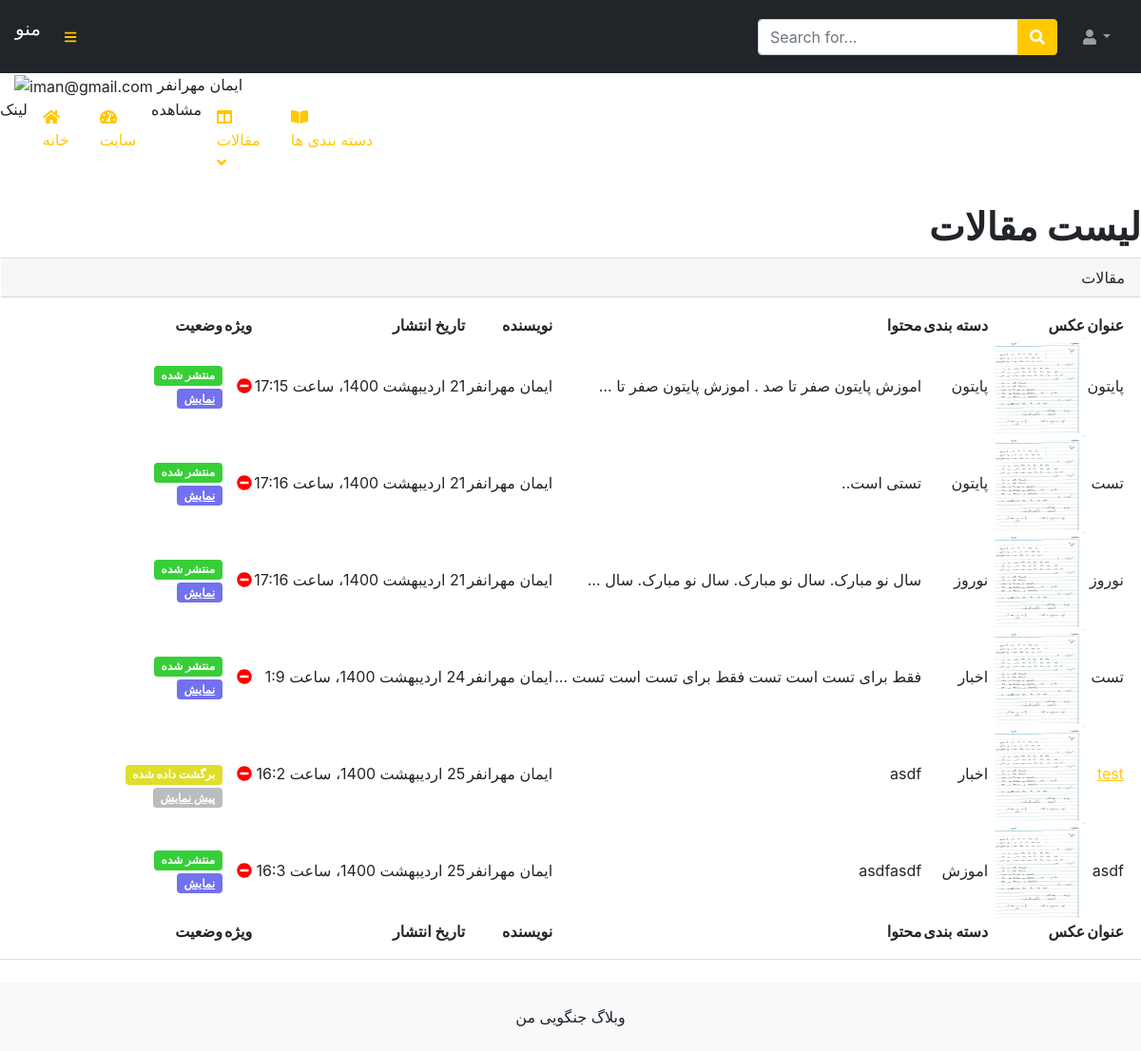
The page /account/articles/ (signed in) on the database its author committed.
### account/models.py (models this page shows)
class User(AbstractUser):
    email = models.EmailField(unique=True, verbose_name="ایمیل")
    is_author = models.BooleanField(default=False, verbose_name="وضعیت نویسندگی")
    special_user = models.DateTimeField(default=timezone.now, verbose_name="مهلت کاربر ویژه تا")
    def is_special_user(self):
        if self.special_user > timezone.now():
            return True
        else:
            return False
    is_special_user.boolean = True
    is_special_user.short_description = "وضعیت کاربر ویژه"

### pages/models.py (models this page shows, shortened)
class Article(models.Model): # مقاله
    STATUS_CHOICES = (
        ('d', "پیش نویس"),       # draft
        ('p', "منتشر شده"),      # publish
        ('i', "درحال بررسی"),    # investigation
        ('b', "برگشت داده شده"), # back
    )
    category = models.ManyToManyField(Category, verbose_name=("دسته بندی"), related_name="Articles")
    title = models.CharField(max_length=255, verbose_name=("عنوان"))
    slug = models.SlugField(max_length=100, unique=True, verbose_name=("آدرس"))
    description = models.TextField(verbose_name=("خلاصه"))
    thumbnail = models.ImageField(upload_to='images/%Y/%m/%d/', verbose_name=("عکس"))
    publish = models.DateTimeField(default=timezone.now, verbose_name=("زمان انتشار"))
    created = models.DateTimeField(auto_now_add=True) # تاریخ ایجاد
    updated = models.DateTimeField(auto_now=True) # تاریخ اپدیت کردن
    status = models.CharField(max_length=1, choices=STATUS_CHOICES, verbose_name=("وضعیت"))
    is_special = models.BooleanField(default=False, verbose_name=("ویژه"))
    author = models.ForeignKey(User, null=True, on_delete=models.SET_NULL, related_name="Articles", verbose_name=("نویسنده"))
    class Meta:
        verbose_name = "مقاله"
        verbose_name_plural = "مقالات"
    def category_publeshed(self): # برگرداندن دسته بندی
        return self.category.filter(status=True) # دسته بندی هایی که انتخاب(صحیح) شده اند
    def jpublish(self): # تدیل کردن تاریخ به شمسی
        return jalali_converter(self.publish)
    jpublish.short_description = "زمان انتشار"
    def categoryToStr(self):
        return ", ".join([category.title for category in self.category_publeshed()])
    categoryToStr.short_description = "دسته بندی"
    objects = ArticleManager()

class Category(models.Model): # دسته بندی
    parent = models.ForeignKey('self', related_name='children', default=None, null=True, blank=True, on_delete=models.SET_NULL, verbose_name=("زیردسته"))
    title = models.CharField(max_length=100, verbose_name=("عنوان"))
    slug = models.SlugField(max_length=100, unique=True, verbose_name=("آدرس"))
    status = models.BooleanField(default=True, verbose_name=("وضعیت"))
    position = models.IntegerField(verbose_name=("پوزیشن"))
    class Meta:
        verbose_name = "دسته بندی"
        verbose_name_plural = "دسته بندی ها"
        ordering = ['parent__id', 'position']
    objects = CategoryManager()

### account/views.py (the view)
# urls.py: path('articles/', ArticleListView.as_view(), name='listArticle'), # نمایش لیست مقالات
class ArticleListView(AuthorsAcceccMixin, ListView): # تعیین مجاز بودن کاربر
    template_name = 'registration/listArticle.html'
    def get_queryset(self):
        if self.request.user.is_superuser:
            return Article.objects.all()
        else:
            return Article.objects.filter(author=self.request.user)

### account/mixins.py (called while the page is built)
    def dispatch(self, request, *args, **kwargs):
        if request.user.is_authenticated:
            if request.user.is_superuser or request.user.is_author:
                return super().dispatch(request, *args, **kwargs)
            else:
                return redirect("account:profile")
        else:
            return redirect("login")

### extensions/jalali.py (called while the page is built)
    def persian_tuple(self):
        return self.persian_year, self.persian_month, self.persian_day

### extensions/utils.py (called while the page is built)
def persian_number(mystr):
    numbers = {
        "0": "0",
        "1": "1",
        "2": "2",
        "3": "3",
        "4": "4",
        "5": "5",
        "6": "6",
        "7": "7",
        "8": "8",
        "9": "9",
    }
    for e, p in numbers.items():
        mystr = mystr.replace(e, p)
    return mystr

def jalali_converter(time):
    time = timezone.localtime(time)
    jmonths = ["اسفند","بهمن" ,"دی","آذر","آبان","مهر","شهریور","مرداد", "تیر", "خرداد", "اردیبهشت", "فروردین"]
    time_to_list = list(jalali.Gregorian(f"{time.year},{time.month},{time.day}").persian_tuple())
    for index, month in enumerate(jmonths):
        if time_to_list[1] == index + 1:
            time_to_list[1] = month
            break
    out = f"{time_to_list[2]} {time_to_list[1]} {time_to_list[0]}، ساعت {time.hour}:{time.minute}"
    return persian_number(out)

### pages/templatetags/base_tags.py (called while the page is built)
@register.inclusion_tag("registration/partials/link.html")
def link(request, link_name, content, classes_a, classes_i):
    return {
        "request": request,
        "link_name": link_name,
        "link": f"account:{link_name}",
        "content": content,
        "classes_a": classes_a,
        "classes_i": classes_i,
    }

### account/templates/registration/listArticle.html (shortened to what this page needs)
{% extends 'registration/base.html' %}
{% block content_title %}
    لیست مقالات
{% endblock content_title %}
{% block main %}
<div class="row">
    {% if object_list %}
        <div class="card mb-12">
            <div class="card-header">
                مقالات
            </div>
            <div class="card-body">
                <table id="datatablesSimple">
                    <thead>
                        <tr>
                            <th>عنوان</th>
                            <th>عکس</th>
                            <th>دسته بندی</th>
                            <th>محتوا</th>
                            <th>نویسنده</th>
                            <th>تاریخ انتشار</th>
                            <th>ویژه</th>
                            <th>وضعیت</th>
                        </tr>
                    </thead>
                    <tfoot>
                        <tr>
                            <th>عنوان</th>
                            <th>عکس</th>
                            <th>دسته بندی</th>
                            <th>محتوا</th>
                            <th>نویسنده</th>
                            <th>تاریخ انتشار</th>
                            <th>ویژه</th>
                            <th>وضعیت</th>
                        </tr>
                    </tfoot>
                    <tbody>
                        {% for article in object_list %}
                        <tr>
                            <td>
                                {% if article.status in 'db'|make_list or user.is_superuser %}
                                    <a href="{% url 'account:articleUpdate' article.pk %}">{{article.title}}</a>
                                {% else %}
                                    {{article.title}}
                                {% endif %}
                            </td>
                            <td><img src="{{article.thumbnail.url}}" alt="image" width="100" height="100"></td>
                            <td>{{article.categoryToStr}}</td>
                            <td>{{article.description|striptags|truncatewords:"10"}}</td>
                            <td>{{article.author.get_full_name}}</td>
                            <td>{{article.jpublish}}</td>
                            <td>
                                {% if article.is_special %}
                                    <i class="fa fa-plus-circle" style="color: green;"></i>
                                {% else %}
                                    <i class="fa fa-minus-circle" style="color: red;"></i>
                                {% endif %}
                            </td>
                            <td>
                                {% if article.status == 'p' %}
                                    <span class="badge" style="background-color: #37cf37;">منتشر شده</span>
                                    <br>
                                    <a target="_blank" class="badge" style="background-color: #5250edcf;" href="{% url 'pages:detailArticle' article.slug %}">نمایش</a>
                                {% else %}
                                    {% if article.status == 'b' %}
                                        <br>
                                        <span class="badge" style="background-color: #dfdf2a;">برگشت داده شده</span>
                                    {% else %}
                                        <br>
                                        <span class="badge" style="background-color: #f13fd463;">پیش نویس</span>
                                    {% endif %}
                                    <br>
                                    <a target="_blank" class="badge" style="background-color: #363e4657;" href="{% url 'pages:previewArticle' article.pk %}">پیش نمایش</a>
                                {% endif %}
                            </td>
                        </tr>
                        {% endfor %}
                    </tbody>
                </table>
            </div>
        </div>
    {% else %}
        <h3>محتوایی برای نمایش وجود ندارد</h3>
    {% endif %}
</div>
{% endblock %}

### account/templates/registration/sidebar.html (shortened to what this page needs)
{% load static %}
{% load base_tags %}
{% load gravatar %}
<nav class="sb-topnav navbar navbar-expand navbar-dark bg-dark">
    <p class="navbar-brand ps-3">منو</p>
    <button class="btn btn-link btn-sm order-1 order-lg-0 me-4 me-lg-0" id="sidebarToggle" href="#!">
        <i class="fas fa-bars"></i>
    </button>
    <form class="d-none d-md-inline-block form-inline ms-auto me-0 me-md-3 my-2 my-md-0">
        <div class="input-group">
            <input class="form-control" type="text" placeholder="Search for..." aria-label="Search for..." aria-describedby="btnNavbarSearch" />
            <button class="btn btn-primary" id="btnNavbarSearch" type="button"><i class="fas fa-search"></i></button>
        </div>
    </form>
    <ul class="navbar-nav ms-auto ms-md-0 me-3 me-lg-4">
        <li class="nav-item dropdown">
            <a class="nav-link dropdown-toggle" id="navbarDropdown" href="#" role="button" data-bs-toggle="dropdown" aria-expanded="false"><i class="fas fa-user fa-fw"></i></a>
        </li>
    </ul>
</nav>
<div id="layoutSidenav_nav">
    <nav class="sb-sidenav accordion sb-sidenav-dark" id="sidenavAccordion">
        <div class="info" style="margin-left: 4mm;">
            <img src="{% gravatar_url user.email 20 %}" class="img-circle elevation-2" alt="{{user.email}}">
            {% if user.get_full_name %}
                {{user.get_full_name}}
            {% else %}
                {{user.username}}
            {% endif %}
        </div>
        <div class="sb-sidenav-menu">
            <div class="nav">
                <div class="sb-sidenav-menu-heading">لینک</div>
                {% if user.is_superuser or user.is_author %}
                    <a class="nav-link" href="{% url 'account:home' %}">
                        <div class="sb-nav-link-icon"><i class="fa fa-home"></i></div>
                        خانه
                    </a>
                {% endif %}
                <a class="nav-link" href="{% url 'pages:homePosts' %}">
                    <div class="sb-nav-link-icon"><i class="fas fa-tachometer-alt"></i></div>
                    سایت
                </a>
                {% if user.is_superuser or user.is_author %}
                    <div class="sb-sidenav-menu-heading">مشاهده</div>
                    <a class="nav-link collapsed" href="#" data-bs-toggle="collapse" data-bs-target="#collapseLayouts" aria-expanded="false" aria-controls="collapseLayouts">
                        <div class="sb-nav-link-icon"><i class="fas fa-columns"></i></div>
                        مقالات
                        <div class="sb-sidenav-collapse-arrow"><i class="fas fa-angle-down"></i></div>
                    </a>
                    <a href="{% url 'account:home' %}" class="nav-link">
                        <div class="sb-nav-link-icon"><i class="fas fa-book-open"></i></div>
                        دسته بندی ها
                    </a>
                {% endif %}
            </div>
        </div>
    </nav>
</div>

### rows shown on the page
User: get_full_name "ایمان مهرانفر"
Article: title "پایتون", thumbnail (picture), categoryToStr "پایتون", description "اموزش پایتون صفر تا صد . اموزش پایتون صفر تا …", author.get_full_name "ایمان مهرانفر", jpublish "21 اردیبهشت 1400، ساعت 17:15", is_special False (drawn), status "منتشر شده"
Article: title "تست", thumbnail (picture), categoryToStr "پایتون", description "تستی است..", author.get_full_name "ایمان مهرانفر", jpublish "21 اردیبهشت 1400، ساعت 17:16", is_special False (drawn), status "منتشر شده"
Article: title "نوروز", thumbnail (picture), categoryToStr "نوروز", description "سال نو مبارک. سال نو مبارک. سال نو مبارک. سال …", author.get_full_name "ایمان مهرانفر", jpublish "21 اردیبهشت 1400، ساعت 17:16", is_special False (drawn), status "منتشر شده"
Article: title "تست", thumbnail (picture), categoryToStr "اخبار", description "فقط برای تست است تست فقط برای تست است تست …", author.get_full_name "ایمان مهرانفر", jpublish "24 اردیبهشت 1400، ساعت 1:9", is_special False (drawn), status "منتشر شده"
Article: title "test", thumbnail (picture), categoryToStr "اخبار", description "asdf", author.get_full_name "ایمان مهرانفر", jpublish "25 اردیبهشت 1400، ساعت 16:2", is_special False (drawn), status "برگشت داده شده"
Article: title "asdf", thumbnail (picture), categoryToStr "اموزش", description "asdfasdf", author.get_full_name "ایمان مهرانفر", jpublish "25 اردیبهشت 1400، ساعت 16:3", is_special False (drawn), status "منتشر شده"
